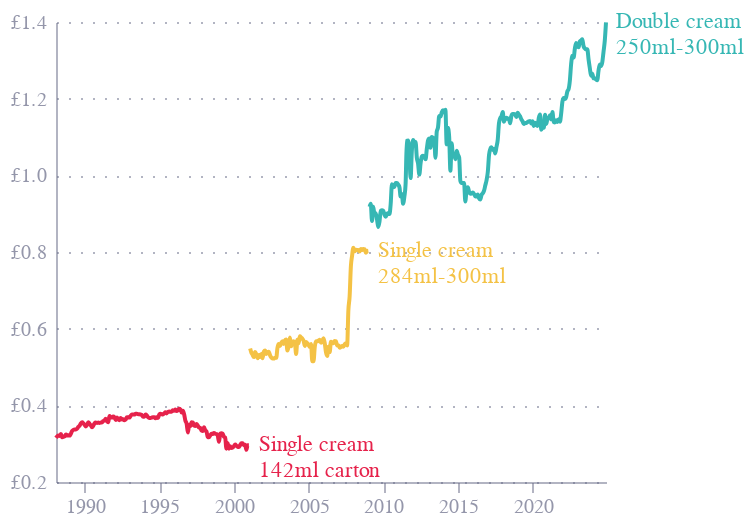

Here is the notebook cell this chart was saved with:
### Markdown cell above
# Three types of cream

### Code cell
targets = {
    211803: "Single cream\n142ml carton", #FRESH CREAM SINGLE 142ML CARTN
    211809: "Single cream\n284ml-300ml", #FRESH SINGLE CREAM 284-300ML
    211815: "Double cream\n250ml-300ml",  #FRESH DOUBLE CREAM 250ML-300ML
}

multipliers = {
    211803: 1.0,  # FRESH CREAM SINGLE 142
    211809: 142/((284+300)/2), # FRESH SINGLE CREAM 284-300ML
    211815: 142/(250+300)/2,  # FRESH DOUBLE CREAM 250ML-300ML
}

df = full_df.query("item_id in @targets").copy()
df['description'] = df['item_id'].map(targets)
df = df.groupby(['item_id', 'description', 'quote_date']).price.mean().reset_index()
df['quote_date'] = pd.to_datetime(df.quote_date, format="%Y%m")

lines = alt.Chart(df).mark_line(
    interpolate='monotone', 
).encode(
    x=alt.X('quote_date:T', title='', axis=alt.Axis(format="%Y")),
    y=alt.Y('price:Q', title='', axis=alt.Axis(labelExpr="'£'+datum.label"), scale=alt.Scale(zero=False)),
    color=alt.Color('description:N', title='', legend=None)
)

df['label'] = np.where(df['quote_date'] == df.groupby('item_id')['quote_date'].transform('max'), df.description, '')
df['label'] = df.label.apply(lambda x: x.split('\n'))

end_labels = alt.Chart(df).mark_text(
    align='left',
    baseline='middle',
    dx=5,
).encode(
    x=alt.X('quote_date:T', title='', axis=alt.Axis(format="%b %Y")),
    y=alt.Y('price:Q', title='', axis=alt.Axis(labelExpr="'£'+datum.label"), scale=alt.Scale(zero=False)),
    text=alt.Text('label:N', title=''),
    color=alt.Color('description:N', title=''),
)

chart = (lines + end_labels).properties(
    width=275,
    height=230
)

chart.save("cream_prices.png", scale_factor=4)
chart.save("cream_prices.json", scale_factor=4)  # Save as JSON for use
chart

### Figure 1 — Vega specification as saved in the notebook (floating-point values rounded to 4 significant figures; data arrays with more than 128 entries replaced by an {"elided": "..."} marker saying what was removed)
{"$schema": "https://vega.github.io/schema/vega/v5.json", "data": [{"name": "source_0", "values": {"elided": "441 records"}, "transform": [{"type": "formula", "expr": "toDate(datum['quote_date'])", "as": "quote_date"}]}, {"name": "data_0", "values": {"elided": "441 records"}, "transform": [{"type": "formula", "expr": "toDate(datum['quote_date'])", "as": "quote_date"}]}, {"name": "source_0_color_domain_description_0", "values": [{"description": "Single cream\n142ml carton"}, {"description": "Single cream\n284ml-300ml"}, {"description": "Double cream\n250ml-300ml"}]}, {"name": "data_0_color_domain_description_1", "values": [{"description": "Single cream\n142ml carton"}, {"description": "Single cream\n284ml-300ml"}, {"description": "Double cream\n250ml-300ml"}]}], "marks": [{"type": "group", "name": "layer_0_pathgroup", "from": {"facet": {"data": "source_0", "name": "faceted_path_layer_0_main", "groupby": ["description"]}}, "encode": {"update": {"width": {"field": {"signal": null, "datum": null, "group": "width", "parent": null}}, "height": {"field": {"signal": null, "datum": null, "group": "height", "parent": null}}}}, "marks": [{"type": "line", "name": "layer_0_marks", "from": {"data": "faceted_path_layer_0_main"}, "sort": {"field": "x"}, "encode": {"update": {"interpolate": {"value": "monotone"}, "defined": {"signal": "isValid(datum[\"quote_date\"]) && isFinite(+datum[\"quote_date\"]) && isValid(datum[\"price\"]) && isFinite(+datum[\"price\"])"}, "x": {"field": "quote_date", "scale": "x"}, "y": {"field": "price", "scale": "y"}, "stroke": {"field": "description", "scale": "color"}}}, "style": ["line"]}]}, {"type": "text", "name": "layer_1_marks", "from": {"data": "data_0"}, "encode": {"update": {"fill": {"field": "description", "scale": "color"}, "baseline": {"value": "middle"}, "text": {"signal": "isValid(datum[\"label\"]) ? datum[\"label\"] : \"\"+datum[\"label\"]"}, "dx": {"value": 5}, "y": {"field": "price", "scale": "y"}, "align": {"value": "left"}, "x": {"field": "quote_date", "scale": "x"}}}, "style": ["text"]}], "scales": [{"name": "x", "type": "time", "domain": {"fields": [{"data": "source_0", "field": "quote_date"}, {"data": "data_0", "field": "quote_date"}]}, "range": [0, {"signal": "width"}]}, {"name": "y", "type": "linear", "domain": {"fields": [{"data": "source_0", "field": "price"}, {"data": "data_0", "field": "price"}]}, "range": [{"signal": "height"}, 0], "zero": false, "nice": true}, {"name": "color", "type": "ordinal", "domain": {"fields": [{"data": "source_0_color_domain_description_0", "field": "description"}, {"data": "data_0_color_domain_description_1", "field": "description"}], "sort": true}, "range": "category"}], "axes": [{"scale": "y", "grid": true, "orient": "left", "tickCount": 8, "aria": false, "zindex": 0, "gridScale": "x", "ticks": false, "minExtent": 0, "labels": false, "domain": false, "maxExtent": 0}, {"scale": "x", "labelFlush": true, "zindex": 0, "labelBaseline": "top", "grid": false, "tickCount": 10, "format": "%Y", "orient": "bottom", "labelOverlap": true}, {"scale": "y", "grid": false, "labelOverlap": true, "tickCount": 8, "encode": {"labels": {"update": {"text": {"signal": "'£'+datum.label"}}}}, "zindex": 0, "orient": "left"}], "config": {"range": {"category": ["#36B7B4", "#E6224B", "#F4C245", "#0063AF", "#00A767", "#179FDB", "#EB5C2E"], "diverging": ["#E6224B", "#E54753", "#C9C9C9", "#179FDB", "#122B39"], "heatmap": ["#C9C9C9", "#179FDB", "#0063AF", "#122B39"], "ordinal": ["#00A767", "#36B7B4", "#179FDB", "#0063AF", "#243B5A"]}, "mark": {"line": {"interpolate": "monotone"}}, "axisX": {"domainColor": "#676A86", "domainOpacity": 0.5, "grid": false, "labelAngle": 0, "labelColor": "#676A86", "labelOpacity": 0.7, "orient": "bottom", "tickColor": "#676A86", "tickCount": 10, "tickOpacity": 0.5, "title": false, "titleAlign": "center", "titleAnchor": "middle", "titleColor": "#676A86", "titleFontSize": 12, "titleOpacity": 0.8, "titleY": -15}, "axisY": {"domainColor": "#676A86", "domainOpacity": 0.5, "gridColor": "#676A86", "gridDash": [1, 5], "gridOpacity": 0.5, "labelColor": "#676A86", "labelOpacity": 0.7, "labelPadding": 5, "tickColor": "#676A86", "tickCount": 8, "tickOpacity": 0.5, "ticks": false, "titleAlign": "left", "titleAngle": 0, "titleBaseline": "bottom", "titleColor": "#676A86", "titleFontSize": 12, "titleOpacity": 0.8, "titleX": 0, "titleY": -7}, "style": {"guide-label": {"font": "Circular Std"}, "guide-title": {"font": "Circular Std"}, "group-title": {"font": "Circular Std"}, "group-subtitle": {"font": "Circular Std"}, "cell": {"stroke": "transparent", "width": 400, "height": 300}, "text": {"font": "Circular Std"}}}, "style": "cell", "background": "white", "height": 230, "padding": 5, "width": 275}
